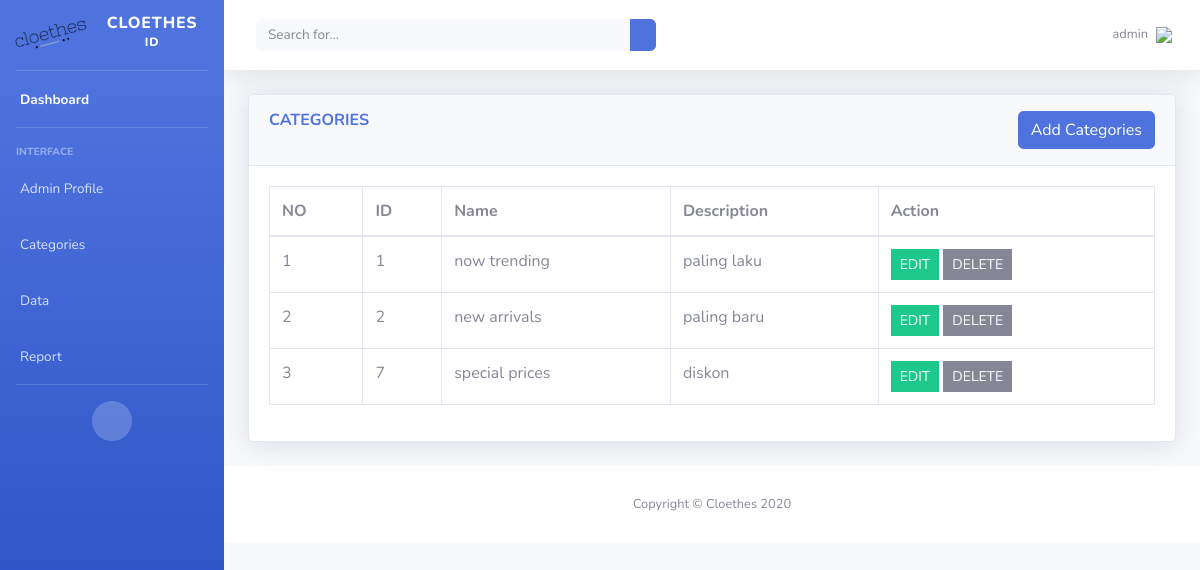
/admin/categories.php (signed in), run on the app's committed database.
### tables this page shows
CREATE TABLE `kategori` (
  `id_cat` int(11) NOT NULL,
  `nama_kategori` varchar(50) NOT NULL,
  `deskripsi_kategori` varchar(100) NOT NULL
);

### admin/function.php (called while the page is built, shortened)
<?php
	require_once 'database/dbconfig.php';
	function query($query) {
		global $conn;
		$result = mysqli_query($conn, $query);
		$rows = [];
		while( $row = mysqli_fetch_assoc($result) ) {
			$rows[] = $row;
		}
		return $rows;
	}
?>

### admin/categories.php (the view, shortened to what this page needs)
<?php
	include('includes/header.php');
	include('includes/navbar.php');
	require 'function.php';
	$table = query("SELECT * FROM kategori");
?>
<div class="container-fluid">
	<div class="card shadow mb-4">
	  <div class="card-header py-3">
	    <h6 class="m-0 font-weight-bold text-primary"> CATEGORIES
	            <button type="button" class="btn btn-primary" data-toggle="modal" data-target="#addadminprofile" style="float: right;">
	              Add Categories
	            </button>
	    </h6>
	  </div>
	  <div class="card-body">
	    <div class="table-responsive">
	      <table class="table table-bordered" id="dataTable" width="100%" cellspacing="0">
	        <thead>
	          <tr>
	            <th>NO</th>
				<th>ID</th>
				<th>Name</th>
				<th>Description</th>
				<th>Action</th>
	          </tr>
	        </thead>
	        <tbody>
	          <?php $i = 1; ?>
			  <?php foreach ( $table as $row ) : ?>
			  <tr>
				<td><?= $i; ?></td>
				<td><?= $row["id_cat"]; ?></td>
				<td><?= $row["nama_kategori"]; ?></td>
				<td><?= $row["deskripsi_kategori"]; ?></td>
	            <td>
	                <form action="" method="post" enctype="multipart/form-data">
	                    <a class="btn btn btn-success btn-sm rounded-0" name="edit" href="categories_edit.php?id= <?= $row["id_cat"];?>" >EDIT</a>
	                    <button type="submit" name="delete" class="btn btn-secondary btn-sm rounded-0" onclick="return confirm('Yakin hapus data ini?');" >DELETE</button>
	                </form>
	            </td>
	          </tr>
	        <?php $i++; ?>
			<?php endforeach; ?>
	        </tbody>
	      </table>
	    </div>
	  </div>
	</div>
</div>
<?php
include('includes/footer.php');
?>

### data on the page
kategori: id_cat "1", nama_kategori "now trending", deskripsi_kategori "paling laku"
kategori: id_cat "2", nama_kategori "new arrivals", deskripsi_kategori "paling baru"
kategori: id_cat "7", nama_kategori "special prices", deskripsi_kategori "diskon"

### other printed values
$_SESSION["login"] "admin"
